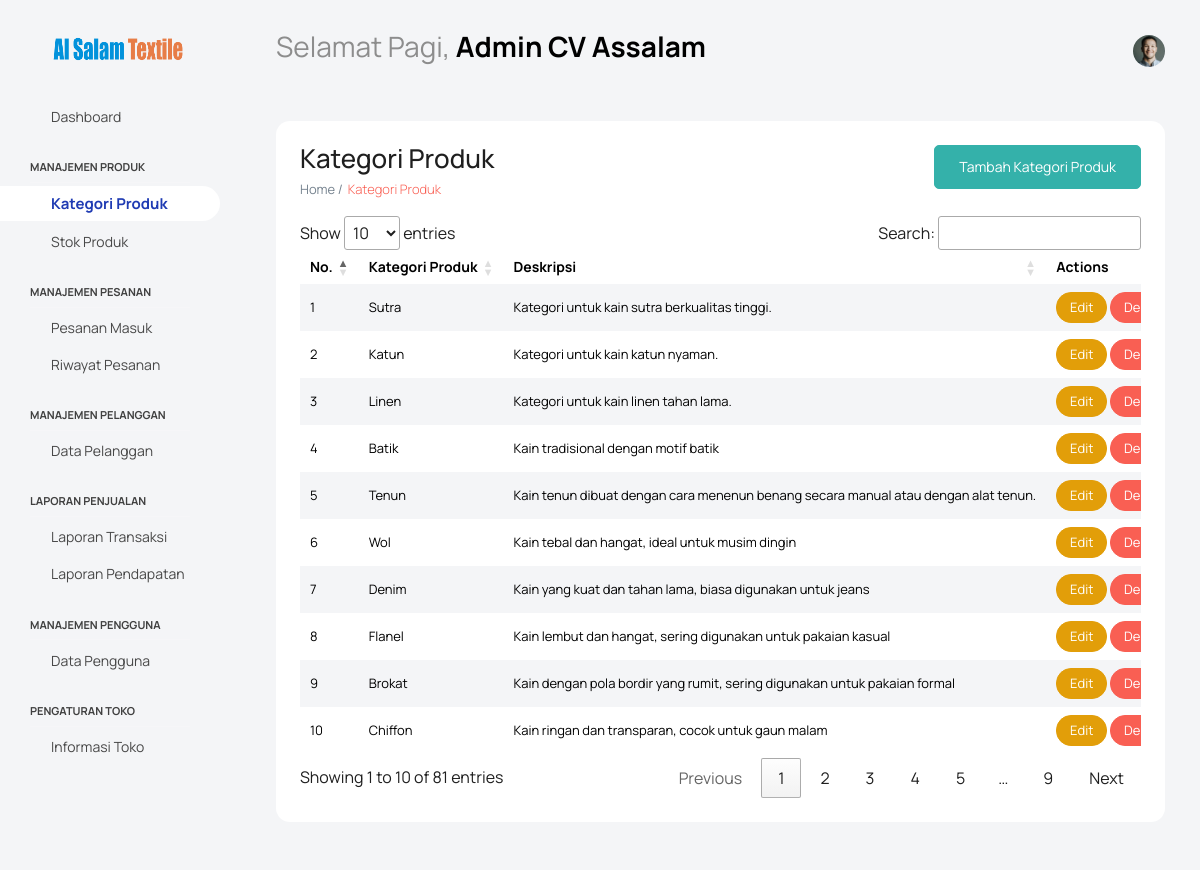
/index.php?page=kategori-produk (signed in), run on the app's committed database.
### tables this page shows
CREATE TABLE IF NOT EXISTS `kategori_produk` (
  `id` int NOT NULL AUTO_INCREMENT,
  `nama_kategori` varchar(255) NOT NULL,
  `deskripsi` text,
  PRIMARY KEY (`id`)
);

### src/pages/admin/kategori-produk.php (the view, shortened to what this page needs)
<?php
include('src/config/koneksi.php');
$sql = "SELECT id, nama_kategori, deskripsi FROM kategori_produk";
$result = $conn->query($sql);
?>
<div class="col-lg-12 grid-margin stretch-card">
    <div class="card">
        <div class="card-body">
            <?php if ($_SESSION['role'] == 1) { ?>
                <button type="button" class="btn btn-success float-end" data-toggle="modal" data-target="#addCategoryModal">
                    Tambah Kategori Produk
                </button>
            <?php } ?>
            <h2 class="mb-2">Kategori Produk</h2>
            <p class="card-description"> Home /<code>Kategori Produk</code></p>
            <div class="table-responsive">
                <table id="kategoriTable" class="table table-striped">
                    <thead>
                        <tr>
                            <th> No. </th>
                            <th> Kategori Produk </th>
                            <th> Deskripsi </th>
                            <?php if ($_SESSION['role'] == 1) { ?>
                                <th>Actions</th>
                            <?php } ?>
                        </tr>
                    </thead>
                    <tbody>
                        <?php
                        if ($result->num_rows > 0) {
                            $no = 1;
                            while ($row = $result->fetch_assoc()) {
                                echo "<tr>";
                                echo "<td>" . $no++ . "</td>";
                                echo "<td>" . $row["nama_kategori"] . "</td>";
                                echo "<td>" . $row["deskripsi"] . "</td>";
                                if ($_SESSION['role'] == 1) {
                                    echo "<td>
                                        <button class='btn btn-warning btn-sm' onclick='editCategory(" . json_encode($row) . ")'>Edit</button>
                                        <button class='btn btn-danger btn-sm' onclick='deleteCategory(" . $row["id"] . ")'>Delete</button>
                                        </td>";
                                }
                                echo "</tr>";
                            }
                        } else {
                            echo "<tr><td colspan='4'>Tidak ada kategori ditemukan</td></tr>";
                        }
                        ?>
                    </tbody>
                </table>
            </div>
        </div>
    </div>
</div>

### index.php (style rules this page uses)
table.dataTable thead th, table.dataTable thead td { border-bottom: none !important; }
table.dataTable.no-footer { border-bottom: none !important; }
table.dataTable tbody th, table.dataTable tbody td { border-top: none !important; }
table.dataTable { border-collapse: collapse; }
table.dataTable td, table.dataTable th { border: none !important; }

### data on the page
kategori_produk: nama_kategori "Sutra", deskripsi "Kategori untuk kain sutra berkualitas tinggi."
kategori_produk: nama_kategori "Katun", deskripsi "Kategori untuk kain katun nyaman."
kategori_produk: nama_kategori "Linen", deskripsi "Kategori untuk kain linen tahan lama."
kategori_produk: nama_kategori "Batik", deskripsi "Kain tradisional dengan motif batik"
kategori_produk: nama_kategori "Tenun", deskripsi "Kain tenun dibuat dengan cara menenun benang secara manual atau dengan alat tenun."
kategori_produk: nama_kategori "Wol", deskripsi "Kain tebal dan hangat, ideal untuk musim dingin"
kategori_produk: nama_kategori "Denim", deskripsi "Kain yang kuat dan tahan lama, biasa digunakan untuk jeans"
kategori_produk: nama_kategori "Flanel", deskripsi "Kain lembut dan hangat, sering digunakan untuk pakaian kasual"
kategori_produk: nama_kategori "Brokat", deskripsi "Kain dengan pola bordir yang rumit, sering digunakan untuk pakaian formal"
kategori_produk: nama_kategori "Chiffon", deskripsi "Kain ringan dan transparan, cocok untuk gaun malam"

### other printed values
$_SESSION['nama_lengkap'] "Admin CV Assalam"
